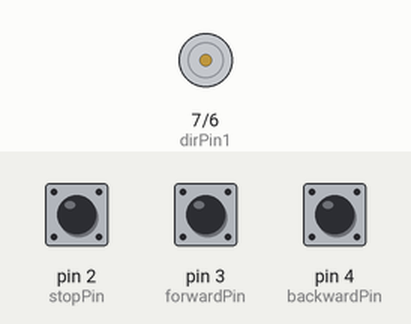
Bench run of a sketch on a simulated Arduino Uno, built with avr-gcc and run on an emulated ATmega328P. On the bench: motor-driver pin pairs drawn as motors (green arrow = first pin HIGH = forward, orange = second pin HIGH = backward, longer = more drive, scaled by the enable pin). Inputs (shaded band) come from the test bench; at power-on: pin 3 (forwardPin) HIGH, pin 4 (backwardPin) HIGH, pin 2 (stopPin) HIGH. What the sketch prints to the serial monitor is not drawn.

Above: at 1.2 s.
1.3 s: pin 3 (forwardPin) pulled LOW for 0.15 s
At 1.8 s:
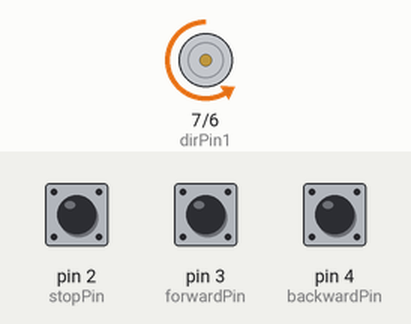
2.9 s: pin 4 (backwardPin) pulled LOW for 0.15 s
At 4.1 s:
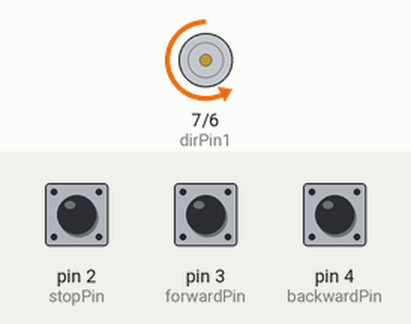
4.5 s: pin 4 (backwardPin) pulled LOW for 1 s
At 5.4 s:
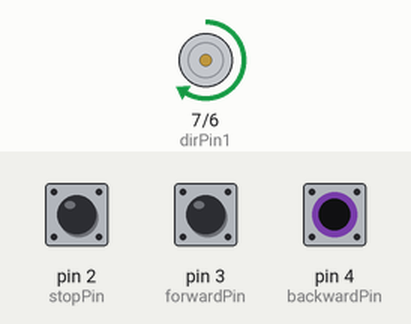
7.0 s: pin 2 (stopPin) pulled LOW for 0.15 s
At 8.0 s:
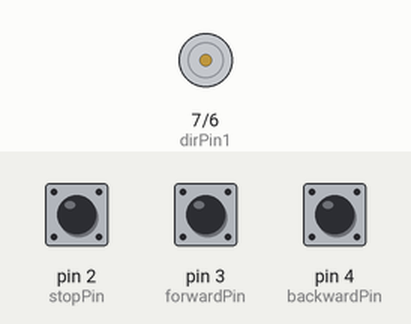
8.6 s: pin 3 (forwardPin) pulled LOW for 1 s
At 9.7 s:
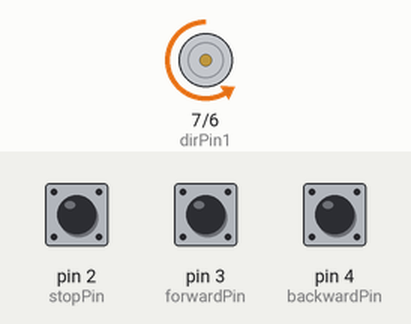
11.1 s: pin 2 (stopPin) pulled LOW for 1 s
At 12.4 s:
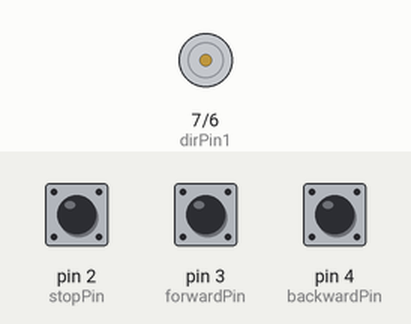
Timing chart, 0 to 14.1 s (numbered marks = the images above; inputs shaded):
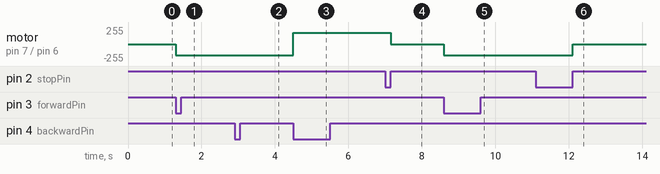

Measured:
- after the input at 1.3 s, motor on pin 7 (dirPin1) / pin 6 (dirPin2): stopped → backward 170/255 at once
- after the input at 2.9 s, motor on pin 7 (dirPin1) / pin 6 (dirPin2): backward 170/255 → backward 165/255 at once
- after the input at 4.5 s, motor on pin 7 (dirPin1) / pin 6 (dirPin2): backward 165/255 → forward 170/255 at once
- after the input at 7.0 s, motor on pin 7 (dirPin1) / pin 6 (dirPin2): forward 170/255 → stopped after 0.15 s
- after the input at 8.6 s, motor on pin 7 (dirPin1) / pin 6 (dirPin2): stopped → backward 170/255 at once
- after the input at 11.1 s, motor on pin 7 (dirPin1) / pin 6 (dirPin2): backward 170/255 → stopped after 1.0 s

The sketch:

arduino_tutorial_40.ino
```cpp
/*
 * Tutorial 40 Controlling a DC motor with push buttons
 * https://youtu.be/fxgcnJJlTd4
 */

const int baudRate = 9600;
const int dt = 500; // delaytime
const int speedPin = 11;
const int dirPin1 = 7;
const int dirPin2 = 6;
const int stopPin = 2;
const int forwardPin = 3;
const int backwardPin = 4;
bool dir = 1; // 0 = backwards (CCW), 1 = forwards (CW)
int currentSpeed = 0;
bool stopValue;

bool stopValueCurrent = 1;
bool stopValuePrev;
bool forwardValueCurrent = 1;
bool forwardValuePrev;
bool backwardValueCurrent = 1;
bool backwardValuePrev;


void setup() {
  // put your setup code here, to run once:
  Serial.begin(baudRate);
  pinMode(speedPin, OUTPUT);
  pinMode(dirPin1, OUTPUT);
  pinMode(dirPin2, OUTPUT);

  pinMode(stopPin, INPUT);
  digitalWrite(stopPin, HIGH);

  pinMode(forwardPin, INPUT);
  digitalWrite(forwardPin, HIGH);

  pinMode(backwardPin, INPUT);
  digitalWrite(backwardPin, HIGH);
}

void loop() {
  // put your main code here, to run repeatedly:
  stopValueCurrent = digitalRead(stopPin);
  forwardValueCurrent = digitalRead(forwardPin);
  backwardValueCurrent = digitalRead(backwardPin);

  if (stopValueCurrent == 1 && stopValuePrev == 0) {
    digitalWrite(speedPin, 0);
    currentSpeed = 0;
  } else if (forwardValueCurrent == 0 && forwardValuePrev == 1) {
    if (currentSpeed <= 0 && currentSpeed >= -165) {
      currentSpeed = 165;
    }
    if (currentSpeed < 255) {
      currentSpeed += 5;
    }
  }
  else if (backwardValueCurrent == 0 && backwardValuePrev == 1) {
    if (currentSpeed >= 0 && currentSpeed <= 165) {
      currentSpeed = (-165);
    }
    if (currentSpeed > -255) {
      currentSpeed -= 5;
    }
  }

  if (currentSpeed < 0) {
    dir = 0;
  } else {
    dir = 1;
  }


  if (!dir) {
    digitalWrite(dirPin1, HIGH);
    digitalWrite(dirPin2, LOW);
    analogWrite(speedPin, currentSpeed * -1);
  } else {
    digitalWrite(dirPin1, LOW);
    digitalWrite(dirPin2, HIGH);
    analogWrite(speedPin, currentSpeed);
  }

  stopValuePrev = stopValueCurrent;
  forwardValuePrev = forwardValueCurrent;
  backwardValuePrev = backwardValueCurrent;
  Serial.println(currentSpeed);
}
```
